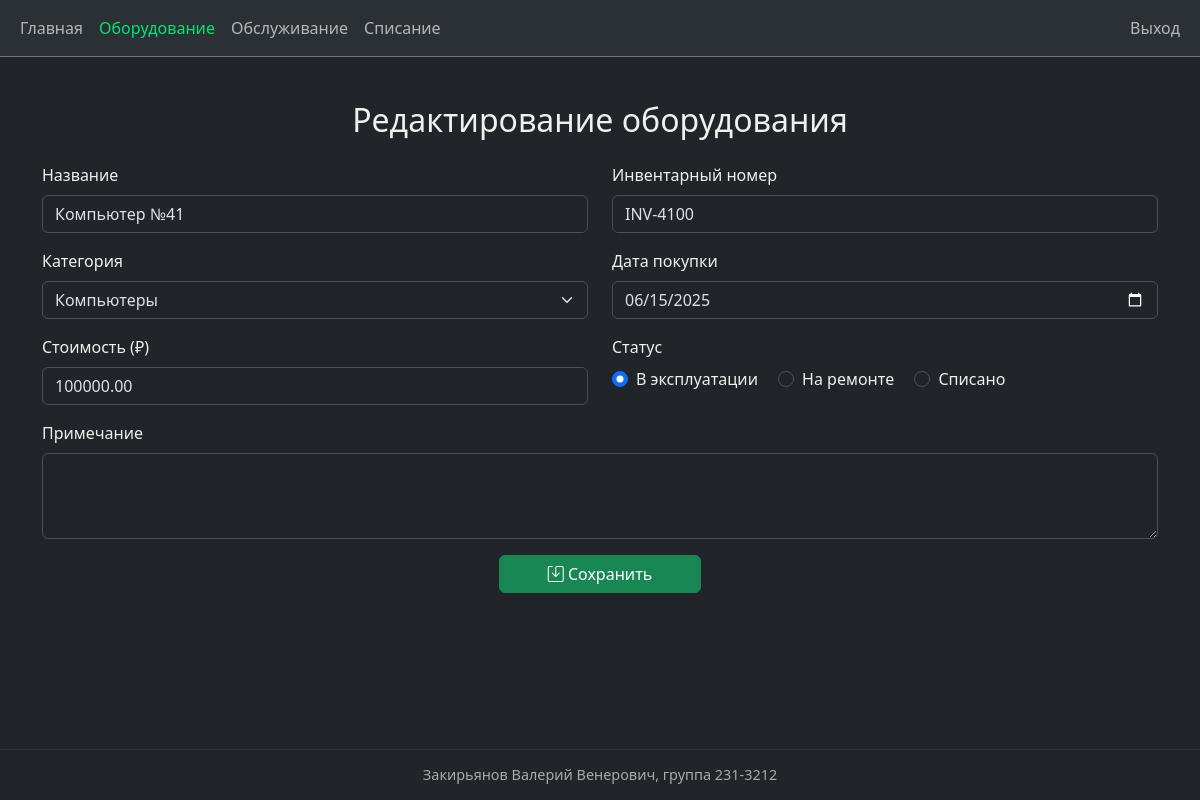
The page /equipment/16/edit (signed in) on the database its author committed.
### app/models.py (models this page shows)
class Equipment(db.Model):
    id = db.Column(db.Integer, primary_key=True)
    name = db.Column(db.String(100), nullable=False)
    inventory_number = db.Column(db.String(50), unique=True, nullable=False)
    category_id = db.Column(db.Integer, db.ForeignKey('category.id'), nullable=False)
    purchase_date = db.Column(db.Date, nullable=False)
    price = db.Column(db.Numeric(10, 2), nullable=False)
    status = db.Column(db.Enum('active', 'repair', 'disposed', name='status_enum'), nullable=False)
    note = db.Column(db.Text)
    image_id = db.Column(db.Integer, db.ForeignKey('image.id'))
    maintenance = db.relationship('Maintenance', backref='equipment', cascade="all, delete")
    disposal = db.relationship('Disposal', backref='equipment', uselist=False, cascade="all, delete")
    responsibles = db.relationship('User', secondary=roles, backref='assigned_equipment')

### app/routes/equipment.py (the view, shortened to what this page needs)
@bp.route('/<int:id>/edit', methods=['GET', 'POST'])
@login_required
def edit_equipment(id):
    equipment = Equipment.query.get_or_404(id)
    if current_user.role != 'admin':
        flash('У вас недостаточно прав.', 'danger')
        return redirect(url_for('equipment.view_equipment', id=id))
    form = EquipmentForm(obj=equipment)
    form.category.choices = [(c.id, c.name) for c in Category.query.all()]
    return render_template('equipment_form.html', form=form, edit_mode=True, active='equipment')

### app/forms.py
class EquipmentForm(FlaskForm):
    name = StringField('Название', validators=[DataRequired()])
    inventory_number = StringField('Инвентарный номер', validators=[DataRequired()])
    category = SelectField('Категория', coerce=int, validators=[DataRequired()])
    purchase_date = DateField('Дата покупки', validators=[DataRequired()])
    price = DecimalField('Стоимость', validators=[DataRequired(), NumberRange(min=0)])
    status = RadioField('Статус', choices=[('active', 'В эксплуатации'), ('repair', 'На ремонте'), ('disposed', 'Списано')], default='active', validators=[DataRequired()])
    note = TextAreaField('Примечание', validators=[Optional()])
    image = FileField('Фотография', validators=[Optional(), FileAllowed(['jpg', 'jpeg', 'png'])])

### app/__init__.py (called while the page is built)
def create_app():
    app = Flask(__name__, static_folder='../static')
    app.config['SECRET_KEY'] = os.getenv('SECRET_KEY', 'devsecret')
    app.config['SQLALCHEMY_DATABASE_URI'] = os.getenv('DATABASE_URL', 'sqlite:///equipment.db')
    app.config['SQLALCHEMY_TRACK_MODIFICATIONS'] = False
    app.config['UPLOAD_FOLDER'] = 'static/uploads/'
    app.config['DISPOSAL_FOLDER'] = os.path.join(app.root_path, 'static', 'disposals')
    db.init_app(app)
    Migrate(app, db)
    csrf.init_app(app)
    login_manager.init_app(app)
    from app.routes import equipment, auth, disposal, maintenance
    app.register_blueprint(equipment.bp)
    app.register_blueprint(auth.bp)
    app.register_blueprint(disposal.bp)
    app.register_blueprint(maintenance.bp)
    @login_manager.user_loader
    def load_user(user_id):
        return User.query.get(int(user_id))
    return app

### app/templates/equipment_form.html (shortened to what this page needs)
{% extends 'base.html' %}
{% block content %}
<h2 class="mb-4 text-center">
    {{ 'Редактирование' if edit_mode else 'Добавление' }} оборудования
</h2>
<form action="" method="POST" enctype="multipart/form-data" class="needs-validation" novalidate>
    <div class="row">
        <div class="col-md-6 mb-3">
            <label for="name" class="form-label">Название</label>
            {{ form.name(class="form-control", placeholder="Введите название") }}
        </div>
        <div class="col-md-6 mb-3">
            <label for="inventory_number" class="form-label">Инвентарный номер</label>
            {{ form.inventory_number(class="form-control", placeholder="Уникальный номер") }}
        </div>
    </div>
    <div class="row">
        <div class="col-md-6 mb-3">
            <label for="category" class="form-label">Категория</label>
            {{ form.category(class="form-select") }}
        </div>
        <div class="col-md-6 mb-3">
            <label for="purchase_date" class="form-label">Дата покупки</label>
            {{ form.purchase_date(class="form-control") }}
        </div>
    </div>
    <div class="row">
        <div class="col-md-6 mb-3">
            <label for="price" class="form-label">Стоимость (₽)</label>
            {{ form.price(class="form-control", placeholder="10000.00") }}
        </div>
        <div class="col-md-6 mb-3">
            <label class="form-label">Статус</label><br>
            {% for subfield in form.status %}
                <div class="form-check form-check-inline">
                    {{ subfield(class="form-check-input") }}
                    <label class="form-check-label">{{ subfield.label.text }}</label>
                </div>
            {% endfor %}
        </div>
    </div>
    <div class="mb-3">
        <label for="note" class="form-label">Примечание</label>
        {{ form.note(class="form-control", rows=3) }}
    </div>
    <div class="text-center">
        <button type="submit" class="btn btn-success px-5">
            <i class="bi bi-save"></i> Сохранить
        </button>
    </div>
</form>
{% endblock %}

### app/templates/base.html (style rules this page uses)
html, body { height: 100%; margin: 0; }
body { display: flex; flex-direction: column; color: #f0f0f0; }

### rows shown on the page
Equipment: name "Компьютер №41", inventory_number "INV-4100", category "Компьютеры", purchase_date "06/15/2025", price "100000.00"

### other values the page prints
{{ 'Редактирование' if edit_mode else 'Добавление' }} "Редактирование"
{{ subfield.label.text }} "В эксплуатации" "На ремонте" "Списано"
